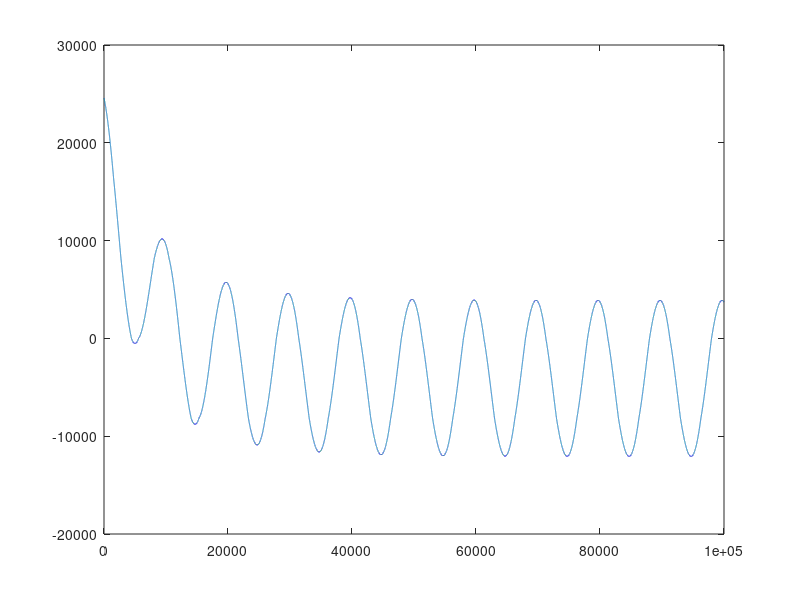

The MATLAB source for this figure:
echo off

size = 100000

bits = 15;
maxvalue = 2^bits;

t = linspace(0, 2*pi, size);
x = floor(cos(t*10)*maxvalue/4+maxvalue/2);
y = 1:size;

alpha = floor(0.9999 * maxvalue)
old_y = 0
old_x = 0
for n = 1:size;
  y(n) = x(n) - old_x + floor(floor(old_y * alpha) / maxvalue);
  d = x(n) - old_x
  old_y = y(n);
  old_x = x(n);
end
plot(y)
